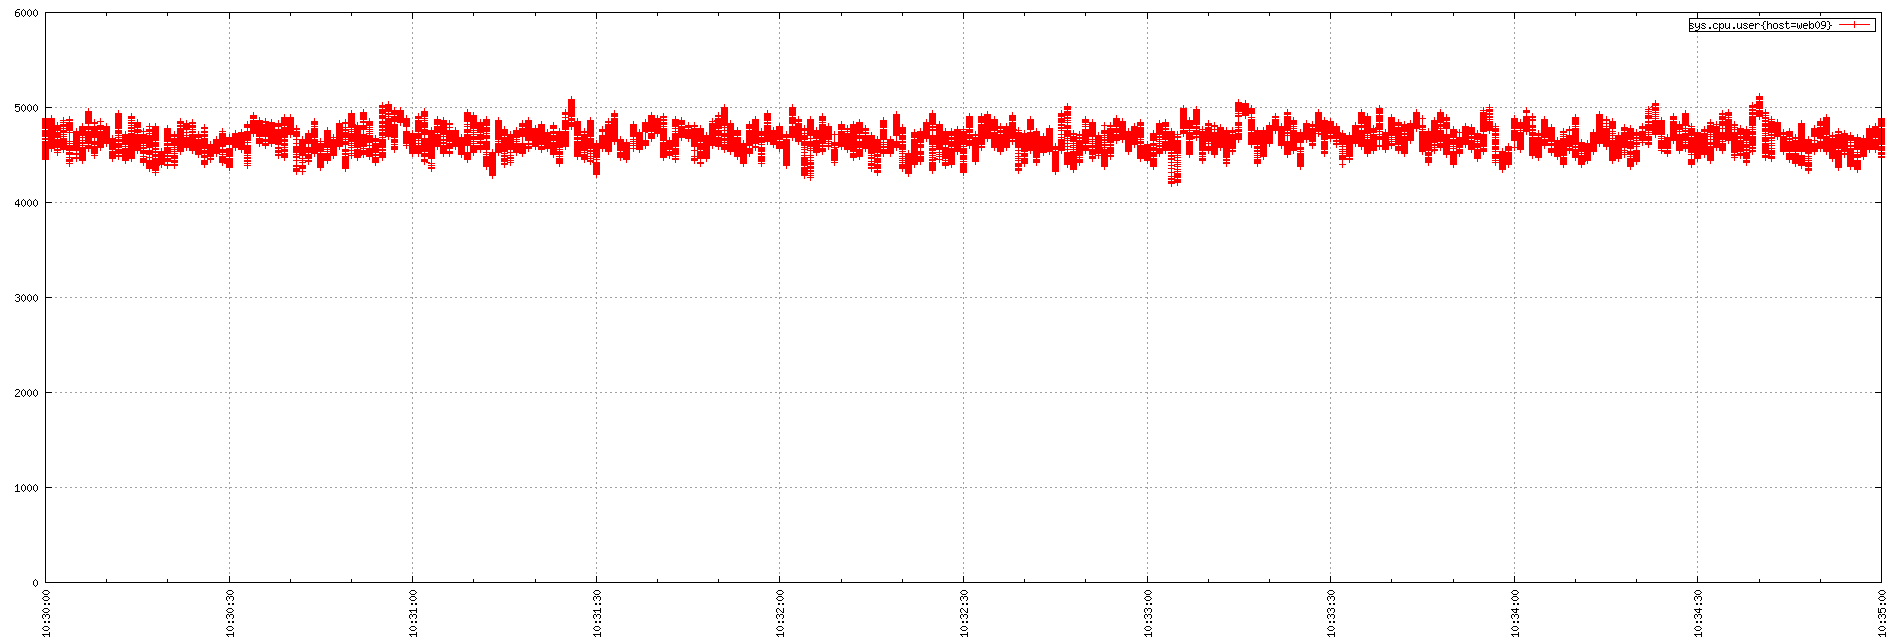

Write the gnuplot code that produced this figure.
set term png small size 1900,644
set xdata time
set timefmt "%s"
if (GPVAL_VERSION < 4.6) set xtics rotate; else set xtics rotate right
set output "${TMPDIR-'tmp'}/tsd/c5f96311.png"
set xrange ["1673778600":"1673778900"]
set format x "%H:%M:%S"
set grid
set style data linespoint
set key right box
set yrange [0:]
plot  "${TMPDIR-'tmp'}/tsd/c5f96311_0.dat" using 1:2 title "sys.cpu.user{host=web09}"
